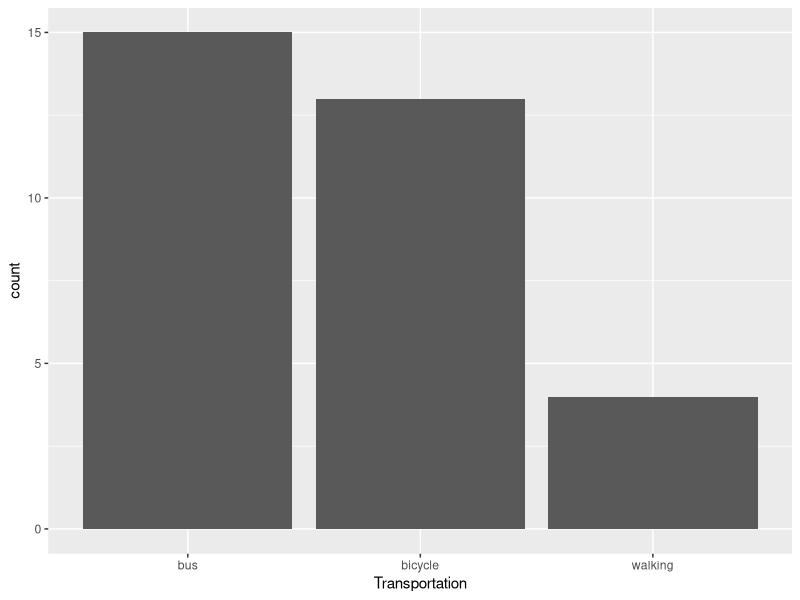
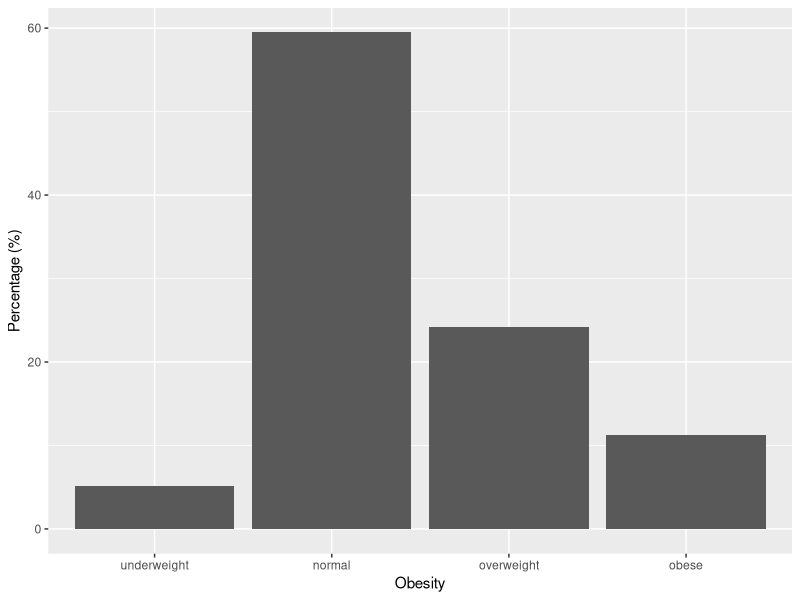
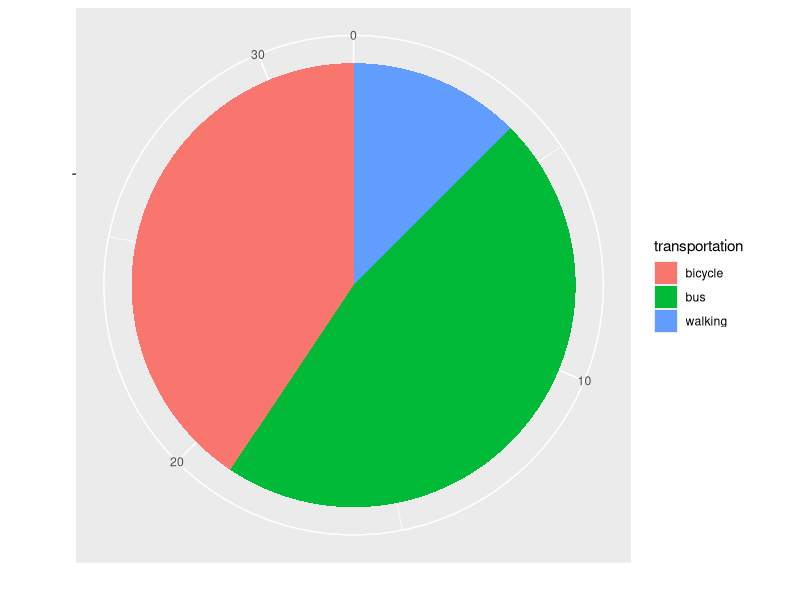
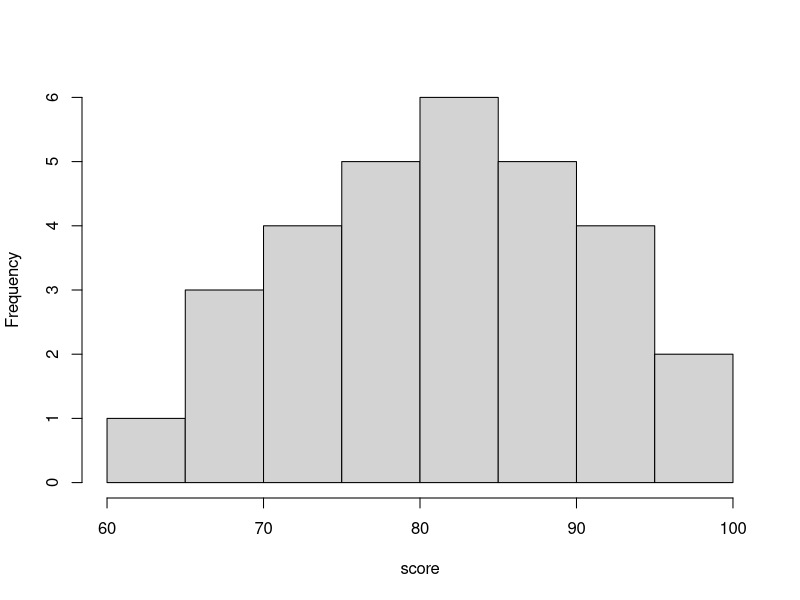
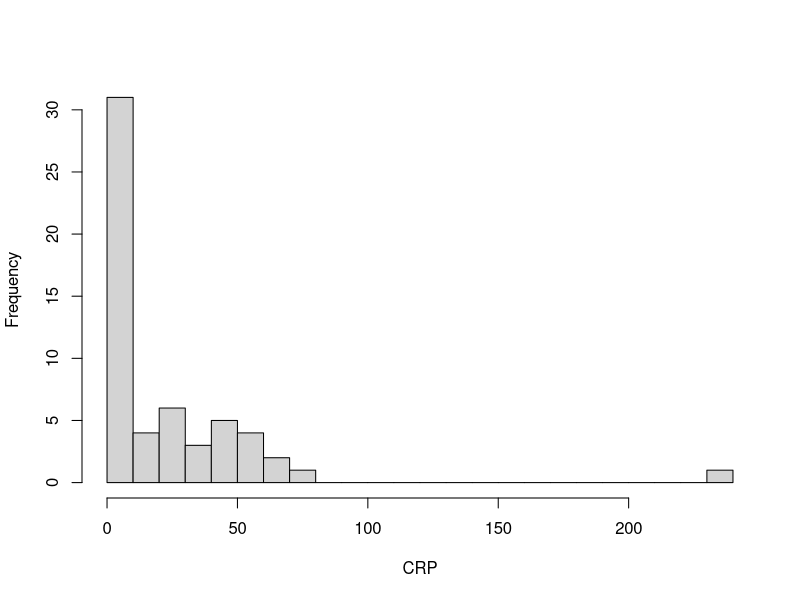

Write the R code that produced these figures, in order.
#Bar Graph(1)
library(ggplot2)
library(forcats)
transp <- c("bicycle", "bus", "bus", "walking", "bus", "bicycle", "bicycle", "bus", "bus", "bus", "bicycle", "bus", "bicycle", "bicycle", "walking", "bus", "bus", "bicycle", "bicycle", "walking", "walking", "bicycle", "bus", "bus", "bus", "bus", "bicycle", "bus", "bus", "bicycle", "bicycle", "bicycle")
dat1 <- data.frame(transp)
ggplot(data=dat1) + geom_bar(mapping=aes(x=fct_infreq(transp))) +
  xlab("Transportation")

#Bar Graph(2)
obesity <- factor(c("underweight", "normal", "overweight", "obese"),
                  levels=c("underweight", "normal", "overweight", "obese"))
count <- c(6, 69, 28, 13)
perc <- count/sum(count)*100
dat2 <- data.frame(obesity, count, perc)
ggplot(data=dat2) + geom_bar(mapping=aes(x=obesity, y=perc),
                             stat="identity") + xlab("Obesity") + ylab("Percentage (%)")

#Pie Chart
#Organize data in the form of a frequency distribution table
table(transp)
dat3 <- data.frame(transportation=c("bus", "bicycle", "walking"),
                   count = c(15, 13, 4))
ggplot(data=dat3) + geom_bar(mapping=aes(x="", y=count,
                                        fill=transportation), stat="identity") +
  coord_polar("y", start=0) + xlab("") + ylab("")

#Histogram(1)
score <- c(93, 83, 91, 68, 75, 87, 89, 96, 97, 67, 83, 81, 87, 80, 64, 83, 88,
           76, 91, 78, 72, 80, 69, 80, 84, 71, 91, 81, 88, 73)
hist(score, main="")

#Histogram(2)
rv <- c(0.8, 0.8, 0.8, 0.9, 0.9, 0.9, 0.9, 0.9, 1, 1, 1.8, 2, 2.1, 2.3, 2.4, 2.8,
        2.9, 3, 3.2, 3.3, 3.5, 3.8, 3.9, 4, 4.2, 4.4, 4.5, 5.1, 5.3, 5.3, 5.4, 14, 17,
        18, 19, 21, 21, 23, 25, 27, 28, 32, 34, 36, 41, 42, 44, 48, 49, 51, 54, 59, 60,
        61, 62, 80, 240)
hist(rv, main="", xlab="CRP", breaks=20)
